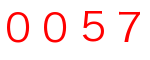
#> input picture captcha_test_data/0057.png, 150 x 60 px; its folder holds only this picture in this run
$ python captcha_detach.py
#> lines starting #> are read from the running program, lines starting #| are printed output that depends on the picture; after the words box and inside, x2 and y2 are one past the last pixel; in counts of white or black regions, pixels touching at a corner belong together
import os
import numpy as np
import pandas as pd
from cv2 import cv2 as cv
import matplotlib
import matplotlib.pyplot as plt

ROOT_DIR = os.getcwd()
DATA_DTR = os.path.join(ROOT_DIR, 'captcha_test_data')
CHARACTER_DIR = os.path.join(ROOT_DIR, 'character_test_data')

# 为了方便图片直接显示在jupyter中，cv的imshow不能直接在jupyter中显示
# 为了用matplotlib显示（ 不能用plt.show()，要用plt.imshow() ）
# 由于CV的通道是BGR顺序，而matpotlib是 RGB顺序，这里要做通道转换
# 方法一
def bgr2rgb_v2(img):
    # 用cv自带的分割和合并函数
    B,G,R = cv.split(img)
    return cv.merge([R,G,B])
# 方法二
def bgr2rgb(img):
    # 直接用python切片特性，[start: end: step], 这里start end为空，则默认遍历全部，step为-1则倒序遍历
    return img[:, :, ::-1]

def genNeedImg(img_path, img_type='binary', binary_therhold=127,
               binary_reverse=False, size=None, save=False, path='./'):
    '''
    用于生成指定大小的灰度图或二值图, img_path为图像路径
    type为标志转换类型，默认为binary，可选的值为binary或gray
    binary_therhold为二值图划分阈值，默认127（即大于127的像素设置为255，否则置0）
    binary_reverse默认为False，True时黑白颠倒（即大于127的像素设置为0，否则置255）
    size为tuple类型，用于指定生成图像的尺寸, 如：(512,512)，默认为None表示输出原图像尺寸
    save为保存标志，默认为False，为true时将生成的图保存到path(默认为当前文件夹)
    '''
    img_raw = cv.imread(img_path)
    if size != None: # 调整图像尺寸
        img_raw= cv.resize(img_raw,size)
    img_gray = cv.cvtColor(img_raw,cv.COLOR_RGB2GRAY) # 转换颜色空间为灰度
    # Add some extra padding around the image
    # img_gray = cv.copyMakeBorder(img_gray, 8, 8, 8, 8, cv.BORDER_REPLICATE)
    img_name = img_path[9:].split('.')[0] # 获取图像原始名称
    if img_type == 'gray': # 生成灰度图
        if save:
            cv.imwrite(os.path.join(path,'{}_gray.bmp'.format(img_name)),img_gray)
            print('Gray image saved at {}'.format(os.path.join(path,'{}_gray.bmp'.format(img_name))))
        else:
            print('Gray image generated!')
            return img_gray
    else: # 生成二值图
        if binary_reverse:
            ret, img_binary = cv.threshold(img_gray,binary_therhold,255,cv.THRESH_BINARY_INV) #反二进制阈值化
        else:
            ret, img_binary = cv.threshold(img_gray,binary_therhold,255,cv.THRESH_BINARY)# 二进制阈值化
        if save:
            cv.imwrite(os.path.join(path,'{}_binary.bmp'.format(img_name)),img_binary)
            print('threshold:{}'.format(ret)) # 输出转换阈值
            print('Binary image savd at {}'.format(os.path.join(path,'{}_binary.bmp'.format(img_name))))
        else:
            print('Binary image generated!')
            print('threshold:{}'.format(ret)) # 输出转换阈值
            return img_binary

def captcha_character_detach(captcha_img_path, characters_save_path='./', captcha_len=4):
#> called with captcha_img_path = 'captcha_test_data/0057.png', characters_save_path = 'character_test_data', captcha_len = 4
    captcha_img_basename = os.path.basename(captcha_img_path) # 从路径中提取带后缀文件名，如 '0415.png'
    captcha_text = os.path.splitext(captcha_img_basename)[0] # ['0415', 'png']
    img_gray = cv.imread(captcha_img_path, cv.IMREAD_GRAYSCALE) # 灰度图读入
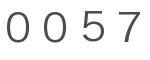
#> img_gray: shape (60, 150); min 76, max 255, mean 238.9
    img_binary = genNeedImg(captcha_img_path, img_type='binary', binary_therhold=127, binary_reverse=True) # 直接调用genNeedImg生成二值图
#> in genNeedImg, img_raw is the input picture: shape (60, 150, 3); mean B, G, R 232.2, 232.2, 255
#> in genNeedImg, `img_gray = cv.cvtColor(img_raw,cv.COLOR_RGB2GRAY)`:
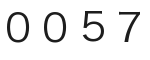
#> img_gray: shape (60, 150); min 29, max 255, mean 234.8
#> in genNeedImg, `ret, img_binary = cv.threshold(img_gray,binary_therhold,255,cv.THRESH_..`:
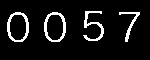
#> img_binary: shape (60, 150); 8.4% white in thin lines or dots, all inside (x1, y1, x2, y2) = (7, 11, 140, 42)
#> in genNeedImg, `ret, img_binary = cv.threshold(img_gray,binary_therhold,255,cv.THRESH_..`: ret = 127
#| threshold:127.0
    contours, hierarchy = cv.findContours(img_binary, cv.RETR_EXTERNAL, cv.CHAIN_APPROX_SIMPLE) # 划分字符轮廓
#> contours = 4 contours; box (x1, y1, x2, y2) and area: (44, 12, 66, 42) 510, (7, 12, 29, 42) 510, (83, 11, 104, 41) 126, (119, 12, 140, 42) 86
    # 由于直接划分的轮廓太多了（我换了字体后好像不会划分很多），这里考虑记录每个每个轮廓的数据，然后取 wxh （长x宽，即面积）的top4
    boundings = [cv.boundingRect(contour) for contour in contours] # 获取每个轮廓的信息，(x,y,width,height) x,y为轮廓最左上角坐标
#> boundings = [(119, 12, 21, 30), (44, 12, 22, 30), (7, 12, 22, 30), (83, 11, 21, 30)]
    boundings.sort(key=lambda tuple_x: tuple_x[2]*tuple_x[3], reverse=True) # lamdba传入的就是计算每个轮廓的面积，然后按面积大小降序排序
    if len(boundings) < captcha_len: # 获取到的轮廓小于4，则说明没有把4个字符都区分开来
        print('Bondings less then 4, captcha discarded!')
        return # 直接结束，丢弃这个验证码样本
    '''
    # 下面开始画矩形分割框，这部分其实用不到，只是为了调试看画的样子
    # -----------------------------------------------------------------------------------------
    temp_img = cv.imread(captcha_img_path, cv.IMREAD_UNCHANGED) # 以原始格式读入图片
    temp_img = bgr2rgb(temp_img) # 通道转换
    for bounding in boundings[:4]: # 取面积最大的前4个轮廓
        x, y, width, height = bounding
        img_addBox = cv.rectangle(temp_img, (x,y), (x + width, y + height), (0, 255, 0), 1)
    plt.imshow(img_addBox, cmap='gray')
    # ------------------------------------------------------------------------------------------
    '''
    boundings_save = sorted(boundings[:captcha_len], key=lambda tuple_x: tuple_x[0]) # 按轮廓的x坐标大小排序，tuple_x=(x,y,width,height)
#> boundings_save = [(7, 12, 22, 30), (44, 12, 22, 30), (83, 11, 21, 30), (119, 12, 21, 30)]
    character_splited = []
    for character_bounding, character_text in zip(boundings_save, captcha_text):
        x, y, width, height = character_bounding
        margin = 2 # 提取单个字符的时候，在获取的轮廓拓宽margin个像素，因为findContours()的轮廓可能很紧凑
        character_img = img_gray[y - margin:y + height + margin, x - margin:x + width + margin]
        if not os.path.exists(characters_save_path): # 如果要保存的路径不存在就创建该路径目录
            os.makedirs(characters_save_path)
        character_path = os.path.join(characters_save_path, '{}_0.png'.format(character_text))
        i = 0
        while True:
            i += 1
            if os.path.exists(character_path): # 该字符已经有样本，则在正确标签后面加_i, i标记重复次数
                character_path = os.path.join(characters_save_path, '{}_{}.png'.format(character_text, i))
            else: # 不存在重名路径，则跳出
                break
        cv.imwrite(character_path, character_img)
        character_splited.append(character_img)
#> this loop made 4 passes
#> (character_bounding, character_text, x, y, width) on passes 1 to 4: ((7, 12, 22, 30), '0', 7, 12, 22), ((44, 12, 22, 30), '0', 44, 12, 22), ((83, 11, 21, 30), '5', 83, 11, 21), ((119, 12, 21, 30), '7', 119, 12, 21)
#> pass 1, in captcha_character_detach, `character_img = img_gray[y - margin:y + height + margin, x - margin:x ..`:
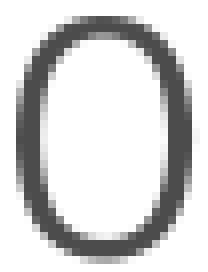
#> character_img: shape (34, 26) (shown 8 times larger); min 76, max 255, mean 210.4
#> pass 3, in captcha_character_detach, `character_img = img_gray[y - margin:y + height + margin, x - margin:x ..`:
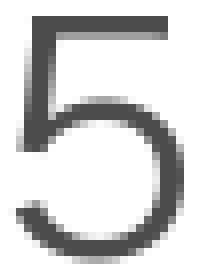
#> character_img: shape (34, 25) (shown 8 times larger); min 76, max 255, mean 209.1
#> after the loop, character_splited = 4 items
    print('Character detached from captcha, character has been saved at {}'.format(characters_save_path))
#| Character detached from captcha, character has been saved at character_test_data
    return character_splited


captchas = [ os.path.join(DATA_DTR, img_name) for img_name in os.listdir(DATA_DTR)]
captchas.sort() # 升序，注意不能 listA = listA.sort(), sort没有返回值
for captcha in captchas:
    captcha_character_detach(captcha, CHARACTER_DIR, captcha_len=4)

$ run again, on captcha_test_data/0289.png
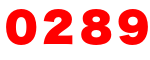
#> input picture captcha_test_data/0289.png, 150 x 60 px
#> in genNeedImg, img_raw is the input picture: shape (60, 150, 3); mean B, G, R 172.8, 172.8, 255
#> in genNeedImg, `ret, img_binary = cv.threshold(img_gray,binary_therhold,255,cv.THRESH_..`:
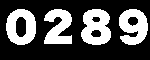
#> img_binary: shape (60, 150); 32% white; 4 white regions
#> ret = 127
#| threshold:127.0
#> contours = 4 contours; box (x1, y1, x2, y2) and area: (6, 9, 36, 45) 836, (81, 9, 111, 45) 817, (119, 9, 148, 45) 723, (44, 9, 72, 44) 593
#> boundings = [(119, 9, 29, 36), (81, 9, 30, 36), (44, 9, 28, 35), (6, 9, 30, 36)]
#> boundings_save = [(6, 9, 30, 36), (44, 9, 28, 35), (81, 9, 30, 36), (119, 9, 29, 36)]
#> the loop in captcha_character_detach, `for character_bounding, character_text in zip(boundings_save, captcha_..` made 4 passes
#> (character_bounding, character_text, x, width, height) on passes 1 to 4: ((6, 9, 30, 36), '0', 6, 30, 36), ((44, 9, 28, 35), '2', 44, 28, 35), ((81, 9, 30, 36), '8', 81, 30, 36), ((119, 9, 29, 36), '9', 119, 29, 36)
#> pass 3, in captcha_character_detach, `character_img = img_gray[y - margin:y + height + margin, x - margin:x ..`:
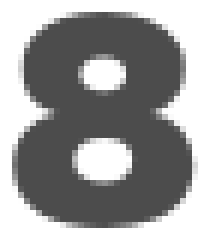
#> character_img: shape (40, 34) (shown 6 times larger); min 76, max 255, mean 152.2
#> after the loop in captcha_character_detach, `for character_bounding, character_text in zip(boundings_save, captcha_..`: character_splited = 4 items
#| Character detached from captcha, character has been saved at character_test_data

$ run again, on captcha_test_data/0058.png
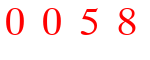
#> input picture captcha_test_data/0058.png, 150 x 60 px
#> in genNeedImg, img_raw is the input picture: shape (60, 150, 3); mean B, G, R 236.1, 236.1, 255
#> in genNeedImg, `ret, img_binary = cv.threshold(img_gray,binary_therhold,255,cv.THRESH_..`:
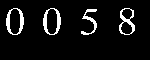
#> img_binary: shape (60, 150); 7.2% white; 4 white regions
#> ret = 127
#| threshold:127.0
#> contours = 4 contours; box (x1, y1, x2, y2) and area: (43, 8, 61, 35) 360, (6, 8, 24, 35) 360, (119, 8, 135, 35) 298, (81, 9, 97, 35) 84
#> boundings = [(81, 9, 16, 26), (119, 8, 16, 27), (43, 8, 18, 27), (6, 8, 18, 27)]
#> boundings_save = [(6, 8, 18, 27), (43, 8, 18, 27), (81, 9, 16, 26), (119, 8, 16, 27)]
#> the loop in captcha_character_detach, `for character_bounding, character_text in zip(boundings_save, captcha_..` made 4 passes
#> (character_text, x, y, width, height) on passes 1 to 4: ('0', 6, 8, 18, 27), ('0', 43, 8, 18, 27), ('5', 81, 9, 16, 26), ('8', 119, 8, 16, 27)
#> pass 3, in captcha_character_detach, `character_img = img_gray[y - margin:y + height + margin, x - margin:x ..`:
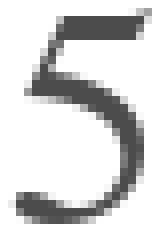
#> character_img: shape (30, 20) (shown 8 times larger); min 76, max 255, mean 214.2
#> after the loop in captcha_character_detach, `for character_bounding, character_text in zip(boundings_save, captcha_..`: character_splited = 4 items
#| Character detached from captcha, character has been saved at character_test_data
